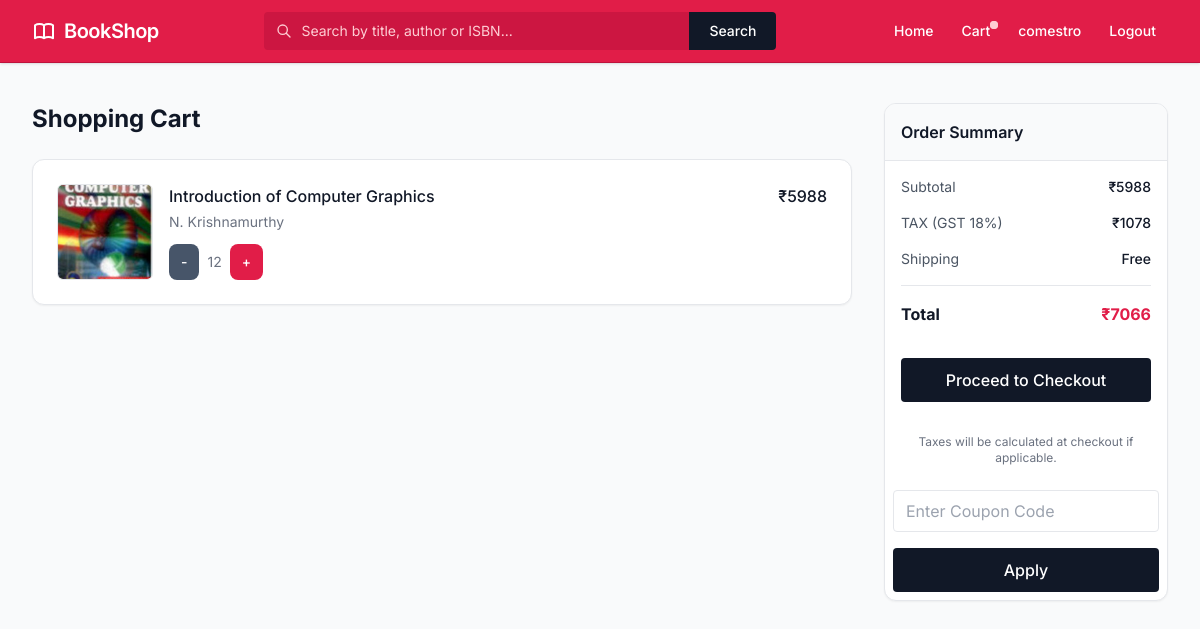
The app's page /cart/ (signed in), older data.
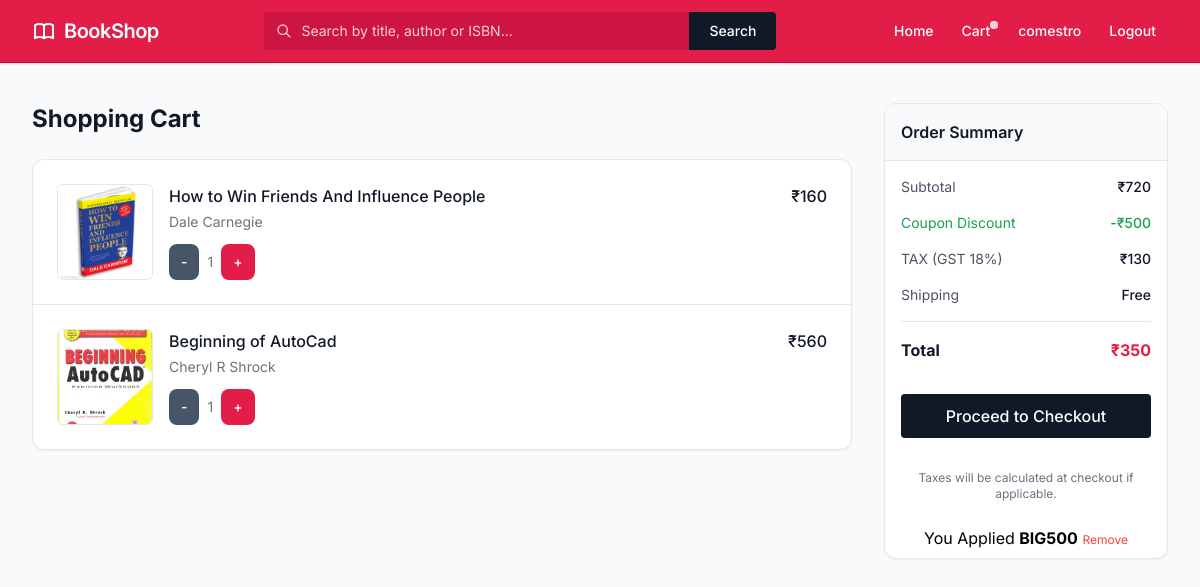
The same page, newer data.
### ecom/models.py (models this page shows, shortened)
class OrderItem(models.Model):
    user_id = models.ForeignKey(User, on_delete=models.CASCADE)
    book_id = models.ForeignKey(Book, on_delete=models.CASCADE)
    order_id = models.ForeignKey(Order, on_delete=models.CASCADE)
    qty = models.IntegerField(default=1)
    is_ordered = models.BooleanField(default=False)
    def getItemPrice(self):
        return self.qty * self.book_id.price

class Book(models.Model):
    title = models.CharField(max_length=200)
    author = models.CharField(max_length=200)
    nop = models.IntegerField(default=0)
    isbn = models.CharField(max_length=200)
    publish_year = models.IntegerField()
    genre = models.ForeignKey(Genre, on_delete=models.CASCADE)
    cover_image = models.ImageField(upload_to="books/")
    price = models.IntegerField(null=True, blank=True)
    description = models.TextField(null=True, blank=True, default="N/A")

class Order(models.Model):
    user_id = models.ForeignKey(User, on_delete=models.CASCADE)
    coupon_id = models.ForeignKey(Coupon, on_delete=models.CASCADE,null=True, blank=True)
    address_id = models.ForeignKey(Address, on_delete=models.CASCADE,null=True, blank=True)
    is_ordered = models.BooleanField(default=False)
    def getSubTotal(self):
        total = 0
        for item in self.orderitem_set.all():
            total += item.getItemPrice()
        return total
    def getTotalTax(self):
        return round(0.18 * self.getSubTotal())
    def getShippingCharge(self):
        if self.getSubTotal() < 500:
            return 60
        else:
            return 0
    def getCouponDiscount(self):
        if self.coupon_id:
            return self.coupon_id.discount
        else:
            return 0
    def getPayableAmount(self):
        return (self.getSubTotal() + self.getTotalTax() + self.getShippingCharge()) - self.getCouponDiscount()

class Coupon(models.Model):
    code = models.CharField(max_length=200)
    discount = models.IntegerField()

### ecom/views.py (the view)
# urls.py: path('cart/', views.cart, name="cart"),
@login_required()
def cart(req):
    order = Order.objects.filter(user_id=req.user, is_ordered=False).first()
    order_items = OrderItem.objects.filter(order_id=order) if order else []
    data = {
        "order": order,
        "order_items": order_items,
    }
    return render(req, "cart.html", data)

### ecom/templates/cart.html (shortened to what the changed rows need)
<!DOCTYPE html>
<html lang="en">
<head>
{% load static %}
    <script src="https://cdn.tailwindcss.com"></script>
</head>
<body class="min-h-screen flex flex-col selection:bg-rose-100 selection:text-rose-900">
    <div class="max-w-[1400px] mx-auto w-full px-4 sm:px-6 lg:px-8 py-6 lg:py-10 flex flex-col lg:flex-row gap-6 lg:gap-8 flex-1">
        <main class="w-full lg:w-3/4 xl:w-4/5 flex flex-col gap-6">
            <h2 class="text-2xl font-bold text-gray-900">Shopping Cart</h2>
            <div class="bg-white rounded-xl shadow-sm border border-gray-200 overflow-hidden">
                {% if order_items %}
                    <ul class="divide-y divide-gray-200">
                        {% for item in order_items %}
                        <li class="flex py-6 px-4 sm:px-6">
                            <div class="h-24 w-24 flex-shrink-0 overflow-hidden rounded-md border border-gray-200 bg-gray-100">
                                {% if item.book_id.cover_image %}
                                    <img src="{{item.book_id.cover_image.url}}" alt="{{item.book_id.title}}" class="h-full w-full object-cover object-center">
                                {% else %}
                                    <div class="h-full w-full flex items-center justify-center text-gray-400 text-xs">No Cover</div>
                                {% endif %}
                            </div>
                            <div class="ml-4 flex flex-1 flex-col justify-between">
                                <div>
                                    <div class="flex justify-between text-base font-medium text-gray-900">
                                        <h3>
                                            <a href="{% url 'bookDetails' item.book_id.id %}" class="hover:text-rose-600 transition-colors">{{item.book_id.title}}</a>
                                        </h3>
                                        <p class="ml-4">₹{{item.getItemPrice}}</p>
                                    </div>
                                    <p class="mt-1 text-sm text-gray-500">{{item.book_id.author}}</p>
                                </div>
                                <div class="flex flex-1 items-end justify-between text-sm">
                                    <div class="flex items-center gap-2">
                                    <a href="{% url 'removeFromCart' item.book_id.id %}" class="font-medium px-3 py-2 rounded-lg bg-slate-600 text-white hover:bg-slate-500 transition-colors">-</a>
                                    <p class="text-gray-500">{{item.qty}}</p>
                                    <a href="{% url 'addToCart' item.book_id.id %}" class="font-medium px-3 py-2 rounded-lg bg-rose-600 text-white hover:bg-rose-500 transition-colors">+</a>
</div>
                                </div>
                            </div>
                        </li>
                        {% endfor %}
                    </ul>
                {% endif %}
            </div>
        </main>
        <aside class="w-full lg:w-1/4 xl:w-1/5 shrink-0">
            <div class="bg-white rounded-xl shadow-sm border border-gray-200 overflow-hidden sticky top-24">
                <div class="p-4 bg-gray-50 border-b border-gray-200">
                    <h3 class="text-base font-semibold text-gray-900">
                    </h3>
                </div>
                <div class="p-4 flex flex-col gap-4">
                    <div class="flex justify-between text-sm text-gray-600">
                        <span>Subtotal</span>
                        <span class="font-medium text-gray-900">₹{{order.getSubTotal}}</span>
                    </div>
                    {% if order.coupon_id %}
                     <div class="flex justify-between text-sm text-green-600">
                        <span>Coupon Discount</span>
                        <span class="font-medium text-green-600">-₹{{order.getCouponDiscount}}</span>
                    </div>
                    {% endif %}
                    <div class="flex justify-between text-sm text-gray-600">
                        <span>TAX (GST 18%)</span>
                        <span class="font-medium text-gray-900">₹{{order.getTotalTax}}</span>
                    </div>
                    <div class="flex justify-between text-sm text-gray-600">
                    </div>
                    <div class="border-t border-gray-200 text-center pt-4 flex justify-between text-base font-bold text-gray-900">
                        <span>Total</span>
                        <span class="text-rose-600">₹{{order.getPayableAmount}}</span>
                    </div>
                    <a href="{% url 'checkout' %}" class="w-full text-center mt-4 bg-gray-900 text-white py-2.5 rounded font-medium hover:bg-gray-800 transition-colors focus:ring-2 focus:ring-offset-2 focus:ring-gray-900 disabled:opacity-50 disabled:cursor-not-allowed" {% if not order_items %}disabled{% endif %}>
                    </a>
                    <div class="mt-4 text-xs text-gray-500 text-center">
                    </div>
                </div>
                {% if order.coupon_id %}
                    <p class="px-3 text-center py-2 ">You Applied <strong>{{order.coupon_id.code}}</strong> <a href="{% url 'removeCoupon' order.id %}" class="text-red-500 text-xs">Remove</a></p>
                {% else %}
                <form action="{% url 'applyCoupon' %}" method="post" class="p-2">
                    <input type="text" name="code" class="w-full px-3 py-2 rounded border" placeholder="Enter Coupon Code">
                    <input type="submit" class="w-full mt-4 bg-gray-900 text-white py-2.5 rounded font-medium hover:bg-gray-800 transition-colors focus:ring-2 focus:ring-offset-2 focus:ring-gray-900 disabled:opacity-50 disabled:cursor-not-allowed" {% if not order_items %}disabled{% endif %} value="Apply">
                </form>
                {% endif %}
            </div>
        </aside>
    </div>
</body>
</html>

Row changes from the older to the newer data that the page shows:
removed OrderItem: book_id.cover_image (picture), book_id "Introduction of Computer Graphics", getItemPrice "5988", book_id.author "N. Krishnamurthy", qty "12"
added OrderItem: book_id.cover_image (picture), book_id "How to Win Friends And Influence People", getItemPrice "160", book_id.author "Dale Carnegie", qty "1"
added OrderItem: book_id.cover_image (picture), book_id "Beginning of AutoCad", getItemPrice "560", book_id.author "Cheryl R Shrock", qty "1"
changed Order: getSubTotal "5988" → "720"; coupon_id_id empty → 2 (drawn); getCouponDiscount (not shown) → "500"; getTotalTax "1078" → "130"; getPayableAmount "7066" → "350"; coupon_id.code (not shown) → "BIG500"
Text that changed along with them:
form field if: "Apply" → (not shown)
text now shown: "Coupon Discount -₹ You Applied Remove"
